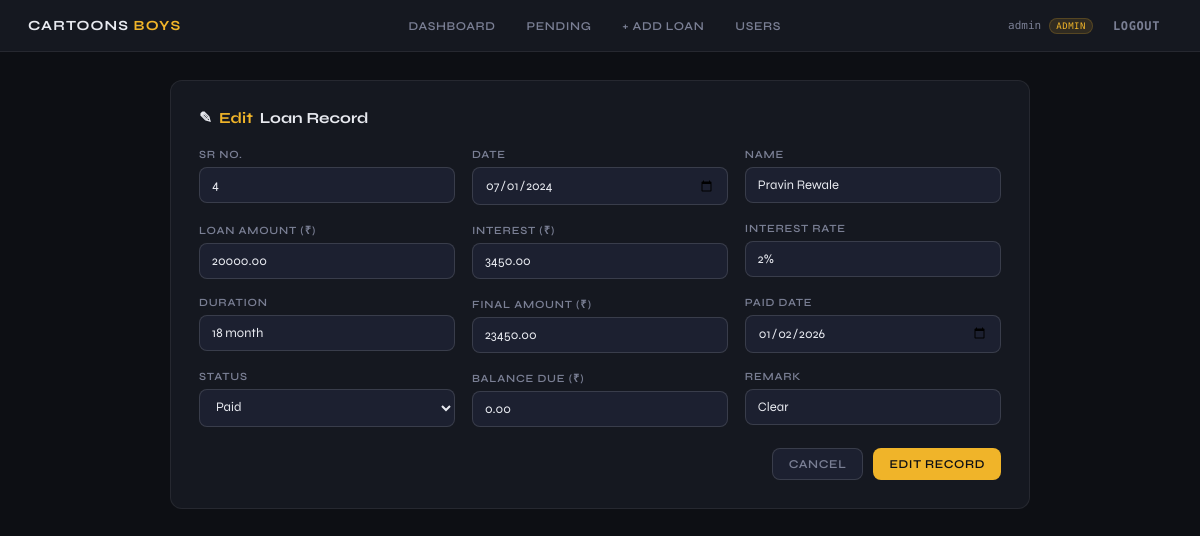
Screenshot of /edit/4/ (signed in) with the database file from the repository.
### loans/models.py (models this page shows, shortened)
class LoanRecord(models.Model):
    STATUS_CHOICES = [
        ('paid', 'Paid'),
        ('pending', 'Pending'),
        ('emergency', 'Emergency'),
    ]
    sr = models.PositiveIntegerField(unique=True, verbose_name="Sr No.")
    date = models.DateField(verbose_name="Date")
    name = models.CharField(max_length=100, verbose_name="Name")
    loan_amount = models.DecimalField(max_digits=12, decimal_places=2, default=0, verbose_name="Loan Amount (₹)")
    interest = models.DecimalField(max_digits=12, decimal_places=2, default=0, verbose_name="Interest (₹)")
    interest_rate = models.CharField(max_length=10, default='0%', verbose_name="Interest Rate")
    duration = models.CharField(max_length=50, blank=True, null=True, verbose_name="Duration")
    final_amount = models.DecimalField(max_digits=12, decimal_places=2, default=0, verbose_name="Final Amount (₹)")
    paid_date = models.DateField(blank=True, null=True, verbose_name="Paid Date")
    status = models.CharField(max_length=20, choices=STATUS_CHOICES, default='pending', verbose_name="Status")
    balance = models.DecimalField(max_digits=12, decimal_places=2, default=0, verbose_name="Balance Due (₹)")
    remark = models.CharField(max_length=200, blank=True, default='', verbose_name="Remark")
    created_by = models.ForeignKey(User, on_delete=models.SET_NULL, null=True, related_name='created_loans')
    updated_at = models.DateTimeField(auto_now=True)
    created_at = models.DateTimeField(auto_now_add=True)
    class Meta:
        ordering = ['sr']
        verbose_name = "Loan Record"
        verbose_name_plural = "Loan Records"

### loans/views.py (the view)
    def wrapper(request, *args, **kwargs):
        if not request.user.is_authenticated:
            return redirect('login')
        if not request.user.is_staff:
            messages.error(request, 'Access denied. Admin only.')
            return redirect('dashboard')
        return view_func(request, *args, **kwargs)

### loans/views.py (called while the page is built)
def admin_required(view_func):
    def wrapper(request, *args, **kwargs):
        if not request.user.is_authenticated:
            return redirect('login')
        if not request.user.is_staff:
            messages.error(request, 'Access denied. Admin only.')
            return redirect('dashboard')
        return view_func(request, *args, **kwargs)
    return wrapper

@admin_required
def edit_loan(request, pk):
    loan = get_object_or_404(LoanRecord, pk=pk)
    if request.method == 'POST':
        form = LoanRecordForm(request.POST, instance=loan)
        if form.is_valid():
            form.save()
            messages.success(request, f'Loan #{loan.sr} updated successfully.')
            return redirect('dashboard')
    else:
        form = LoanRecordForm(instance=loan)
    return render(request, 'loans/loan_form.html', {'form': form, 'action': 'Edit', 'loan': loan})

### loans/templates/loans/loan_form.html (shortened to what this page needs)
{% extends 'loans/base.html' %}
{% block content %}
<div style="max-width:860px;margin:0 auto">
  <div class="card">
    <div class="card-title">{% if action == 'Add' %}+{% else %}✎{% endif %} <span>{{ action }}</span> Loan Record</div>
    <form method="post">
      <div class="form-grid">
        {% for field in form %}
        <div class="form-group">
          <label>{{ field.label }}</label>
          {{ field }}
        </div>
        {% endfor %}
      </div>
      <div class="form-actions">
        <a href="{% url 'dashboard' %}" class="btn btn-secondary">Cancel</a>
        <button type="submit" class="btn btn-primary">{{ action }} Record</button>
      </div>
    </form>
  </div>
</div>
{% endblock %}

### loans/templates/loans/base.html (shortened to what this page needs)
<!DOCTYPE html>
<html lang="en">
<head>
</head>
<body>
{% if user.is_authenticated %}
<nav>
  <div class="nav-brand">Cartoons <span>Boys</span></div>
  <div class="nav-links">
    <a href="{% url 'dashboard' %}" class="{% if request.resolver_match.url_name == 'dashboard' %}active{% endif %}">Dashboard</a>
    <a href="{% url 'pending_summary' %}" class="{% if request.resolver_match.url_name == 'pending_summary' %}active{% endif %}">Pending</a>
    {% if user.is_staff %}
    <a href="{% url 'add_loan' %}" class="{% if request.resolver_match.url_name == 'add_loan' %}active{% endif %}">+ Add Loan</a>
    <a href="{% url 'manage_users' %}" class="{% if request.resolver_match.url_name == 'manage_users' %}active{% endif %}">Users</a>
    {% endif %}
  </div>
  <div class="nav-user">
    <span>{{ user.username }}</span>
    {% if user.is_staff %}<span class="badge-admin">Admin</span>{% else %}<span class="badge-viewer">Viewer</span>{% endif %}
    <a href="{% url 'logout' %}" class="nav-btn">Logout</a>
  </div>
</nav>
{% endif %}
<div class="main">
{% block content %}{% endblock %}
</div>
</body>
</html>

### loans/templates/loans/base.html (style rules this page uses)
*,*::before,*::after { box-sizing:border-box;margin:0;padding:0 }
:root { --bg:#0d0f14;--surface:#151820;--surface2:#1c2030;--border:rgba(255,255,255,0.07);--border2:rgba(255,255,255,0.13);--text:#e8eaf0;--muted:#7a7f94;--accent:#f0b429;--accent2:#3b82f6;--green:#34d399;--red:#f87171;--orange:#fb923c;--font:'Syne',sans-serif;--mono:'DM Mono',monospace }
html { background:var(--bg);color:var(--text);font-family:var(--font);font-size:14px }
body { min-height:100vh }
nav { background:var(--surface);border-bottom:1px solid var(--border);padding:.9rem 2rem;display:flex;align-items:center;justify-content:space-between;position:sticky;top:0;z-index:100;gap:1rem;flex-wrap:wrap }
.nav-brand { font-size:1rem;font-weight:700;letter-spacing:.08em;text-transform:uppercase }
.nav-brand span { color:var(--accent) }
.nav-links { display:flex;align-items:center;gap:.5rem;flex-wrap:wrap }
.nav-links a,.nav-btn { font-size:12px;font-weight:600;letter-spacing:.05em;text-transform:uppercase;padding:6px 12px;border-radius:6px;text-decoration:none;color:var(--muted);transition:all .15s;border:none;cursor:pointer;background:transparent }
.nav-user { font-size:11px;color:var(--muted);font-family:var(--mono);display:flex;align-items:center;gap:8px }
.badge-admin { background:rgba(240,180,41,.12);color:var(--accent);border:1px solid rgba(240,180,41,.2);font-size:9px;padding:2px 6px;border-radius:99px;letter-spacing:.06em;text-transform:uppercase }
.main { padding:2rem;max-width:1400px;margin:0 auto }
.btn { display:inline-flex;align-items:center;gap:6px;font-family:var(--font);font-size:12px;font-weight:600;letter-spacing:.05em;text-transform:uppercase;padding:8px 16px;border-radius:8px;border:none;cursor:pointer;text-decoration:none;transition:all .15s }
.btn-primary { background:var(--accent);color:#0d0f14 }
.btn-secondary { background:var(--surface2);color:var(--muted);border:1px solid var(--border2) }
.card { background:var(--surface);border:1px solid var(--border);border-radius:12px;padding:2rem }
.card-title { font-size:1.1rem;font-weight:700;margin-bottom:1.5rem;display:flex;align-items:center;gap:.5rem }
.card-title span { color:var(--accent) }
.form-grid { display:grid;grid-template-columns:repeat(auto-fit,minmax(220px,1fr));gap:1.2rem }
.form-group { display:flex;flex-direction:column;gap:6px }
.form-group label { font-size:11px;font-weight:600;letter-spacing:.07em;text-transform:uppercase;color:var(--muted) }
.form-control { background:var(--surface2);border:1px solid var(--border2);border-radius:8px;color:var(--text);font-family:var(--font);font-size:13px;padding:9px 12px;outline:none;transition:border-color .2s;width:100% }
.form-control option { background:#1c2030 }
.form-actions { display:flex;gap:10px;margin-top:1.5rem;justify-content:flex-end }

### rows the page displays
LoanRecord: form "4" "07/01/2024" "Pravin Rewale" "20000.00" "3450.00" "2%" "18 month" "23450.00" "01/02/2026" "Paid" "0.00" "Clear"

### other values shown
{{ user.username }} "admin"
{{ action }} "Edit"
{{ field.label }} "SR NO." "DATE" "NAME" "LOAN AMOUNT (₹)" "INTEREST (₹)" "INTEREST RATE" "DURATION" "FINAL AMOUNT (₹)" "PAID DATE" "STATUS" "BALANCE DUE (₹)" "REMARK"
{{ action }} "EDIT"
